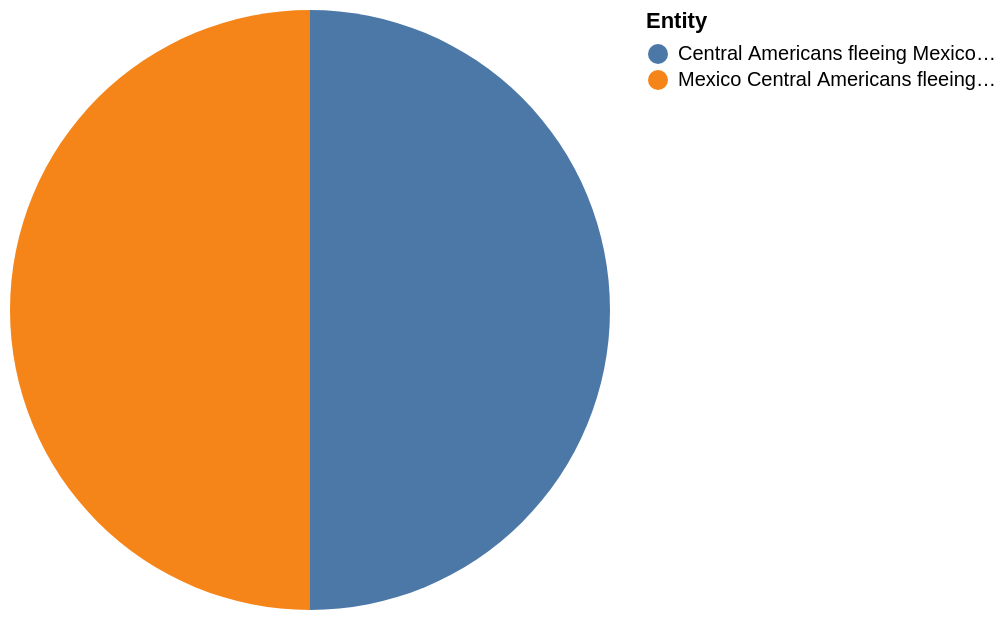

Write a Vega-Lite specification for this figure.
### Vega-Lite specification from a JSON file in a GitHub repository (floating-point values rounded to 4 significant figures)
{"$schema": "https://vega.github.io/schema/vega-lite/v5.json", "description": "Pie chart auto-generated from CSV", "data": {"values": [{"Entity": "Central Americans fleeing Mexico to Colombia Migrants living in Colombia", "Unfavorable": "54", "Favorable": "48"}, {"Entity": "Mexico Central Americans fleeing to Mexico Colombia Migrants living in Colombia", "Unfavorable": "54", "Favorable": "48"}]}, "mark": "arc", "encoding": {"theta": {"field": "Unfavorable", "type": "quantitative"}, "color": {"field": "Entity", "type": "nominal"}}}
